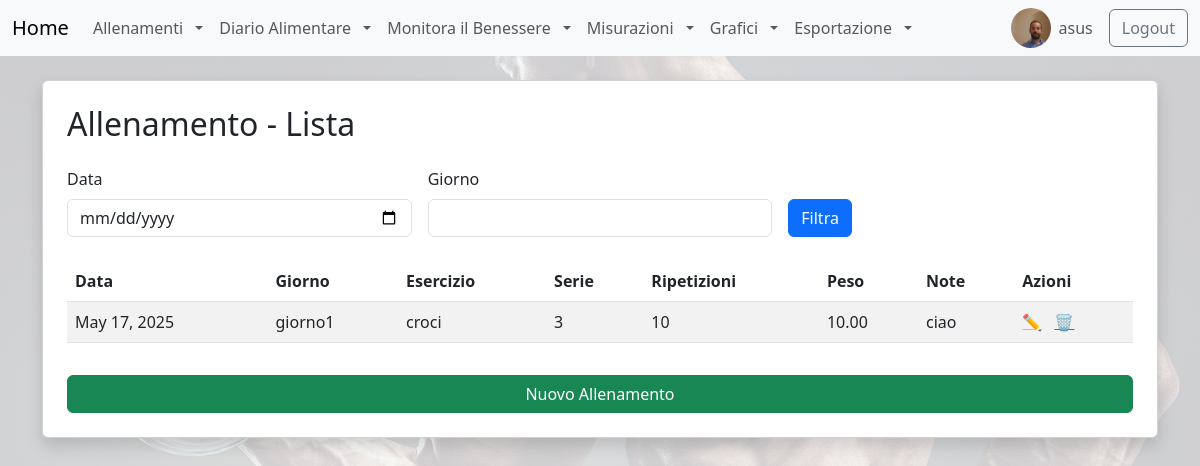
The app's page /allenamento/lista/ (signed in), older data.
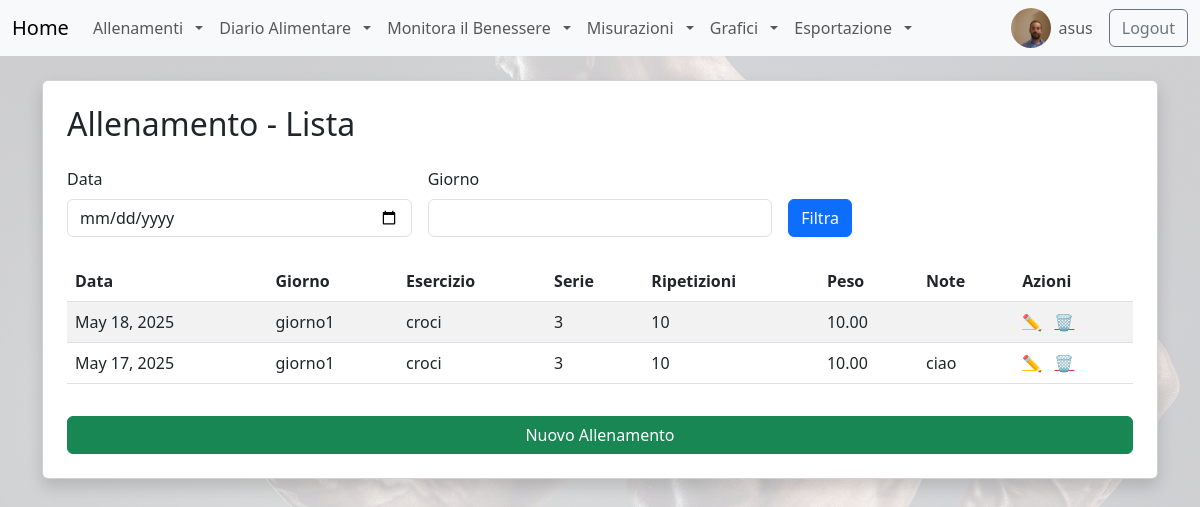
The same page, newer data.
### diario/models.py (models this page shows, shortened)
class Allenamento(models.Model):
    GIORNI = [
        ('giorno1', 'Giorno 1'),
        ('giorno2', 'Giorno 2'),
        ('giorno3', 'Giorno 3'),
        ('giorno4', 'Giorno 4'),
    ]
    user = models.ForeignKey(User, on_delete=models.CASCADE)
    data = models.DateField()
    giorno = models.CharField(max_length=10, choices=GIORNI)
    esercizio = models.CharField(max_length=20,null=True,blank=True)
    serie = models.PositiveIntegerField()
    ripetizioni = models.PositiveIntegerField()
    peso = models.DecimalField(max_digits=5, decimal_places=2, help_text="Peso in kg")
    note = models.TextField(blank=True)
    class Meta:
        verbose_name_plural = "Allenamenti"

### diario/views.py (the view)
# urls.py: path('<str:tipo>/lista/', GenericListView.as_view(), name='lista_generica'),
class GenericListView(LoginRequiredMixin, ListView):
    template_name = 'diario/generics_view/generic_list.html'
    def dispatch(self, request, *args, **kwargs):
        self.tipo = kwargs.get('tipo')
        if self.tipo not in MODELS_CONFIG:
            return redirect('index')  # o 404
        self.config = MODELS_CONFIG[self.tipo]
        return super().dispatch(request, *args, **kwargs)
    def get_queryset(self):
        qs = self.config['model'].objects.filter(user=self.request.user).order_by('-data')
        for filtro in self.config['filtri']:
            valore = self.request.GET.get(filtro['nome'])
            if valore:
                kwargs = {filtro['nome']: valore}
                qs = qs.filter(**kwargs)
        return qs
    def get_context_data(self, **kwargs):
        context = super().get_context_data(**kwargs)
        context['tipo'] = self.tipo
        context['campi'] = self.config['campi']
        context['colonne'] = self.config['colonne']
        context['filtri'] = self.config['filtri']
        context['titolo'] = f"{self.tipo.capitalize()} - Lista"
        return context

### diario/templatetags/custom_tags.py (called while the page is built)
@register.filter
def get_attr(obj, attr_name):
    return getattr(obj, attr_name, '')

@register.filter
def get_item(dictionary, key):
    return dictionary.get(key, '')

### diario/templates/diario/generics_view/generic_list.html (shortened to what this page needs)
{% extends 'base.html' %}
{% load custom_tags %}
{% block content %}
<div class="card shadow p-4">
    <h2 class="mb-4">{{ titolo }}</h2>
    <form method="get" class="row g-3 mb-4">
        {% for filtro in filtri %}
        <div class="col-md-4">
            <label for="{{ filtro.nome }}" class="form-label">{{ filtro.label }}</label>
            <input
                type="{{ filtro.tipo }}"
                name="{{ filtro.nome }}"
                class="form-control"
                value="{{ request.GET|get_item:filtro.nome }}">
        </div>
        {% endfor %}
        <div class="col-md-4 align-self-end">
            <button type="submit" class="btn btn-primary">Filtra</button>
        </div>
    </form>
    <table class="table table-striped">
        <thead>
            <tr>
                {% for col in colonne %}
                <th>{{ col }}</th>
                {% endfor %}
                <th>Azioni</th>
            </tr>
        </thead>
        <tbody>
            {% for obj in object_list %}
            <tr>
                {% for campo in campi %}
                <td>{{ obj|get_attr:campo }}</td>
                {% endfor %}
                <td>
                    <a href="{% url 'modifica_generica' tipo=tipo pk=obj.pk %}" class="text-warning me-2">✏️</a>
                    <a href="{% url 'elimina_generica' tipo=tipo pk=obj.pk %}" class="text-danger">🗑️</a>
                </td>
            </tr>
            {% empty %}
            <tr><td colspan="{{ campi|length|add:'1' }}" class="text-center">Nessun elemento trovato.</td></tr>
            {% endfor %}
        </tbody>
    </table>
    <a href="{% url 'crea_generica' tipo=tipo %}" class="btn btn-success mt-3">Nuovo {{ tipo|capfirst }}</a>
</div>
{% endblock %}

### templates/base.html (shortened to what this page needs)
{% load static %}
<!DOCTYPE html>
<html lang="it">
<head>
    <link rel="stylesheet" href="{% static 'css/styles.css' %}" />
    <link href="https://cdn.jsdelivr.net/npm/bootstrap@5.3.0/dist/css/bootstrap.min.css" rel="stylesheet" />
</head>
<body>
    <div class="overlay">
        <nav class="navbar navbar-expand-lg navbar-light bg-light">
            <div class="container-fluid">
                <a class="navbar-brand" href="/">Home</a>
                <div class="collapse navbar-collapse" id="navbarNav">
                    <ul class="navbar-nav me-auto mb-2 mb-lg-0">
                        <li class="nav-item dropdown">
                            <a
                                class="nav-link dropdown-toggle"
                                href="#"
                                id="allenamentiDropdown"
                                role="button"
                                data-bs-toggle="dropdown"
                                aria-expanded="false"
                            >
                                Allenamenti
                            </a>
                        </li>
                        <li class="nav-item dropdown">
                            <a
                                class="nav-link dropdown-toggle"
                                href="#"
                                id="diarioDropdown"
                                role="button"
                                data-bs-toggle="dropdown"
                                aria-expanded="false"
                            >
                                Diario Alimentare
                            </a>
                        </li>
                        <li class="nav-item dropdown">
                            <a
                                class="nav-link dropdown-toggle"
                                href="#"
                                id="benessereDropdown"
                                role="button"
                                data-bs-toggle="dropdown"
                                aria-expanded="false"
                            >
                                Monitora il Benessere
                            </a>
                        </li>
                        <li class="nav-item dropdown">
                            <a
                                class="nav-link dropdown-toggle"
                                href="#"
                                id="misurazioniDropdown"
                                role="button"
                                data-bs-toggle="dropdown"
                                aria-expanded="false"
                            >
                                Misurazioni
                            </a>
                        </li>
                        <li class="nav-item dropdown">
                            <a
                                class="nav-link dropdown-toggle"
                                href="#"
                                id="graficiDropdown"
                                role="button"
                                data-bs-toggle="dropdown"
                                aria-expanded="false"
                                                        >
                                    Grafici
                            </a>
                        </li>
                        <li class="nav-item dropdown">
  <a class="nav-link dropdown-toggle" href="#" id="exportDropdown" role="button" data-bs-toggle="dropdown" aria-expanded="false">
    Esportazione
  </a>
</li>
                    </ul>
                    {% if user.is_authenticated %}
                        <img src="{% static 'img/silvio.jpg' %}" alt="Profile" class="nav-profile-img me-2" />
                        <span class="navbar-text me-3">{{ user.username }}</span>
                        <a class="btn btn-outline-secondary" href="{% url 'logout' %}">Logout</a>
                    {% else %}
                        <a class="btn btn-outline-primary" href="{% url 'login' %}">Login</a>
                    {% endif %}
                </div>
            </div>
        </nav>
        <div class="container py-4">
            {% block content %}
            {% endblock %}
        </div>
    </div>
</body>
</html>

### static/css/styles.css (style rules this page uses)
body { background: url("/static/img/sfondo.jpg") no-repeat center center fixed; background-size: cover; }
.overlay { background-color: rgba(255, 255, 255, 0.8); min-height: 100vh; }
.nav-profile-img { width: 40px; height: 40px; border-radius: 50%; object-fit: cover; }
.nav-link.dropdown-toggle::after { margin-left: 0.5em; }

Row changes from the older to the newer data that the page shows:
added Allenamento: campi "May 18, 2025" "giorno1" "croci" "3" "10" "10.00"
